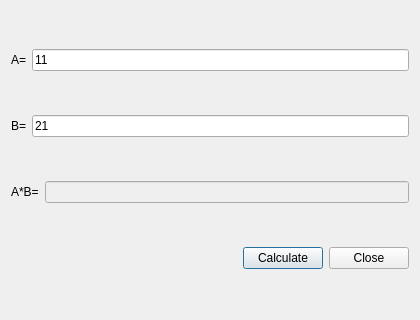
<?xml version="1.0" encoding="UTF-8"?>
<ui version="4.0"><class>Dialog</class><widget class="QDialog" name="Dialog"><property name="geometry"><rect><x>0</x><y>0</y><width>420</width><height>320</height></rect></property><property name="windowTitle"><string>Rows 1</string></property><layout class="QVBoxLayout" name="verticalLayout"><property name="leftMargin"><number>11</number></property><property name="topMargin"><number>11</number></property><property name="rightMargin"><number>11</number></property><property name="bottomMargin"><number>11</number></property><property name="spacing"><number>6</number></property><item><layout class="QHBoxLayout" name="rowLayout"><property name="leftMargin"><number>0</number></property><property name="topMargin"><number>0</number></property><property name="rightMargin"><number>0</number></property><property name="bottomMargin"><number>0</number></property><property name="spacing"><number>6</number></property><item><widget class="QLabel" name="label"><property name="text"><string>A=</string></property></widget></item><item><widget class="QLineEdit" name="lineEdit"><property name="text"><string>11</string></property></widget></item></layout></item><item><layout class="QHBoxLayout" name="rowLayout"><property name="leftMargin"><number>0</number></property><property name="topMargin"><number>0</number></property><property name="rightMargin"><number>0</number></property><property name="bottomMargin"><number>0</number></property><property name="spacing"><number>6</number></property><item><widget class="QLabel" name="label"><property name="text"><string>B=</string></property></widget></item><item><widget class="QLineEdit" name="lineEdit"><property name="text"><string>21</string></property></widget></item></layout></item><item><layout class="QHBoxLayout" name="rowLayout"><property name="leftMargin"><number>0</number></property><property name="topMargin"><number>0</number></property><property name="rightMargin"><number>0</number></property><property name="bottomMargin"><number>0</number></property><property name="spacing"><number>6</number></property><item><widget class="QLabel" name="label"><property name="text"><string>A*B=</string></property></widget></item><item><widget class="QLineEdit" name="lineEdit"><property name="enabled"><bool>false</bool></property></widget></item></layout></item><item><layout class="QHBoxLayout" name="buttons"><property name="leftMargin"><number>0</number></property><property name="topMargin"><number>0</number></property><property name="rightMargin"><number>0</number></property><property name="bottomMargin"><number>0</number></property><property name="spacing"><number>6</number></property><item><spacer name="horizontalSpacer"><property name="orientation"><enum>Qt::Orientation::Horizontal</enum></property><property name="sizeHint" stdset="0"><size><width>40</width><height>20</height></size></property></spacer></item><item><widget class="QPushButton" name="calc"><property name="text"><string>Calculate</string></property></widget></item><item><widget class="QPushButton" name="close"><property name="text"><string>Close</string></property></widget></item></layout></item></layout></widget></ui>
